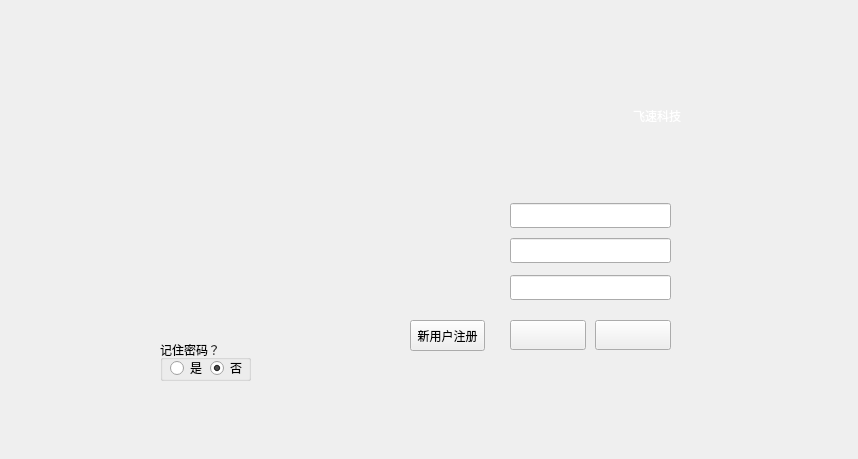
<?xml version="1.0" encoding="UTF-8"?>
<ui version="4.0">
 <class>LoginForm</class>
 <widget class="QWidget" name="LoginForm">
  <property name="geometry">
   <rect>
    <x>0</x>
    <y>0</y>
    <width>858</width>
    <height>459</height>
   </rect>
  </property>
  <property name="minimumSize">
   <size>
    <width>858</width>
    <height>459</height>
   </size>
  </property>
  <property name="maximumSize">
   <size>
    <width>858</width>
    <height>459</height>
   </size>
  </property>
  <property name="windowTitle">
   <string>Form</string>
  </property>
  <property name="styleSheet">
   <string notr="true"/>
  </property>
  <widget class="QLineEdit" name="txiUsername">
   <property name="geometry">
    <rect>
     <x>510</x>
     <y>203</y>
     <width>161</width>
     <height>25</height>
    </rect>
   </property>
   <property name="minimumSize">
    <size>
     <width>0</width>
     <height>25</height>
    </size>
   </property>
   <property name="maximumSize">
    <size>
     <width>16777215</width>
     <height>25</height>
    </size>
   </property>
   <property name="font">
    <font>
     <family>黑体</family>
     <pointsize>12</pointsize>
    </font>
   </property>
   <property name="toolTip">
    <string>请输入用户名</string>
   </property>
   <property name="statusTip">
    <string>请输入用户名</string>
   </property>
   <property name="whatsThis">
    <string>请输入用户名</string>
   </property>
   <property name="maxLength">
    <number>16</number>
   </property>
  </widget>
  <widget class="QLineEdit" name="txiPassword">
   <property name="geometry">
    <rect>
     <x>510</x>
     <y>238</y>
     <width>161</width>
     <height>25</height>
    </rect>
   </property>
   <property name="minimumSize">
    <size>
     <width>0</width>
     <height>25</height>
    </size>
   </property>
   <property name="maximumSize">
    <size>
     <width>16777215</width>
     <height>25</height>
    </size>
   </property>
   <property name="font">
    <font>
     <family>黑体</family>
     <pointsize>12</pointsize>
    </font>
   </property>
   <property name="toolTip">
    <string>请输入密码</string>
   </property>
   <property name="statusTip">
    <string>请输入密码</string>
   </property>
   <property name="whatsThis">
    <string>请输入密码</string>
   </property>
   <property name="maxLength">
    <number>16</number>
   </property>
   <property name="echoMode">
    <enum>QLineEdit::Password</enum>
   </property>
  </widget>
  <widget class="QPushButton" name="btnLogin">
   <property name="geometry">
    <rect>
     <x>510</x>
     <y>320</y>
     <width>76</width>
     <height>30</height>
    </rect>
   </property>
   <property name="toolTip">
    <string>点击按钮登录系统</string>
   </property>
   <property name="statusTip">
    <string>点击按钮登录系统</string>
   </property>
   <property name="whatsThis">
    <string>点击按钮登录系统</string>
   </property>
   <property name="styleSheet">
    <string notr="true">background-image: url(:/btn/images/login_btn.png);</string>
   </property>
   <property name="text">
    <string/>
   </property>
  </widget>
  <widget class="QPushButton" name="btnLoginCancle">
   <property name="geometry">
    <rect>
     <x>595</x>
     <y>320</y>
     <width>76</width>
     <height>30</height>
    </rect>
   </property>
   <property name="toolTip">
    <string>点击按钮清空用户名和密码</string>
   </property>
   <property name="statusTip">
    <string>点击按钮清空用户名和密码</string>
   </property>
   <property name="whatsThis">
    <string>点击按钮清空用户名和密码</string>
   </property>
   <property name="styleSheet">
    <string notr="true">background-image: url(:/btn/images/cancle_btn.png);</string>
   </property>
   <property name="text">
    <string/>
   </property>
  </widget>
  <widget class="QLineEdit" name="txiMAC">
   <property name="geometry">
    <rect>
     <x>510</x>
     <y>275</y>
     <width>161</width>
     <height>25</height>
    </rect>
   </property>
   <property name="minimumSize">
    <size>
     <width>0</width>
     <height>25</height>
    </size>
   </property>
   <property name="maximumSize">
    <size>
     <width>16777215</width>
     <height>25</height>
    </size>
   </property>
   <property name="font">
    <font>
     <family>黑体</family>
     <pointsize>12</pointsize>
    </font>
   </property>
   <property name="toolTip">
    <string>请输入密码</string>
   </property>
   <property name="statusTip">
    <string>请输入密码</string>
   </property>
   <property name="whatsThis">
    <string>请输入密码</string>
   </property>
   <property name="maxLength">
    <number>20</number>
   </property>
   <property name="echoMode">
    <enum>QLineEdit::Normal</enum>
   </property>
   <property name="readOnly">
    <bool>true</bool>
   </property>
  </widget>
  <widget class="QPushButton" name="btnRegister">
   <property name="geometry">
    <rect>
     <x>410</x>
     <y>320</y>
     <width>75</width>
     <height>31</height>
    </rect>
   </property>
   <property name="text">
    <string>新用户注册</string>
   </property>
  </widget>
  <widget class="QGroupBox" name="groupBox">
   <property name="geometry">
    <rect>
     <x>160</x>
     <y>340</y>
     <width>91</width>
     <height>41</height>
    </rect>
   </property>
   <property name="title">
    <string>记住密码？</string>
   </property>
   <widget class="QRadioButton" name="rdo_save">
    <property name="geometry">
     <rect>
      <x>10</x>
      <y>20</y>
      <width>41</width>
      <height>16</height>
     </rect>
    </property>
    <property name="text">
     <string>是</string>
    </property>
   </widget>
   <widget class="QRadioButton" name="rdo_unsave">
    <property name="geometry">
     <rect>
      <x>50</x>
      <y>20</y>
      <width>41</width>
      <height>16</height>
     </rect>
    </property>
    <property name="text">
     <string>否</string>
    </property>
    <property name="checked">
     <bool>true</bool>
    </property>
   </widget>
  </widget>
  <widget class="QLabel" name="txtTitle">
   <property name="geometry">
    <rect>
     <x>380</x>
     <y>100</y>
     <width>301</width>
     <height>31</height>
    </rect>
   </property>
   <property name="styleSheet">
    <string notr="true">background-image: url(:/bg/images/bg/transparent.png);
color: rgb(255, 255, 255);
font: 24pt &quot;微软雅黑&quot;;</string>
   </property>
   <property name="text">
    <string>飞速科技</string>
   </property>
   <property name="alignment">
    <set>Qt::AlignRight|Qt::AlignTrailing|Qt::AlignVCenter</set>
   </property>
  </widget>
  <widget class="QLabel" name="txt_version">
   <property name="geometry">
    <rect>
     <x>520</x>
     <y>370</y>
     <width>151</width>
     <height>20</height>
    </rect>
   </property>
   <property name="text">
    <string/>
   </property>
   <property name="alignment">
    <set>Qt::AlignCenter</set>
   </property>
  </widget>
 </widget>
 <tabstops>
  <tabstop>txiUsername</tabstop>
  <tabstop>txiPassword</tabstop>
  <tabstop>txiMAC</tabstop>
  <tabstop>btnLogin</tabstop>
  <tabstop>btnLoginCancle</tabstop>
  <tabstop>btnRegister</tabstop>
 </tabstops>
 <resources/>
 <connections>
  <connection>
   <sender>btnLogin</sender>
   <signal>clicked()</signal>
   <receiver>LoginForm</receiver>
   <slot>logging()</slot>
   <hints>
    <hint type="sourcelabel">
     <x>622</x>
     <y>322</y>
    </hint>
    <hint type="destinationlabel">
     <x>528</x>
     <y>324</y>
    </hint>
   </hints>
  </connection>
  <connection>
   <sender>btnLoginCancle</sender>
   <signal>clicked()</signal>
   <receiver>LoginForm</receiver>
   <slot>reset()</slot>
   <hints>
    <hint type="sourcelabel">
     <x>707</x>
     <y>322</y>
    </hint>
    <hint type="destinationlabel">
     <x>560</x>
     <y>296</y>
    </hint>
   </hints>
  </connection>
  <connection>
   <sender>btnRegister</sender>
   <signal>clicked()</signal>
   <receiver>LoginForm</receiver>
   <slot>showRegisterBox()</slot>
   <hints>
    <hint type="sourcelabel">
     <x>440</x>
     <y>333</y>
    </hint>
    <hint type="destinationlabel">
     <x>327</x>
     <y>332</y>
    </hint>
   </hints>
  </connection>
 </connections>
 <slots>
  <slot>logging()</slot>
  <slot>reset()</slot>
  <slot>showRegisterBox()</slot>
 </slots>
</ui>
